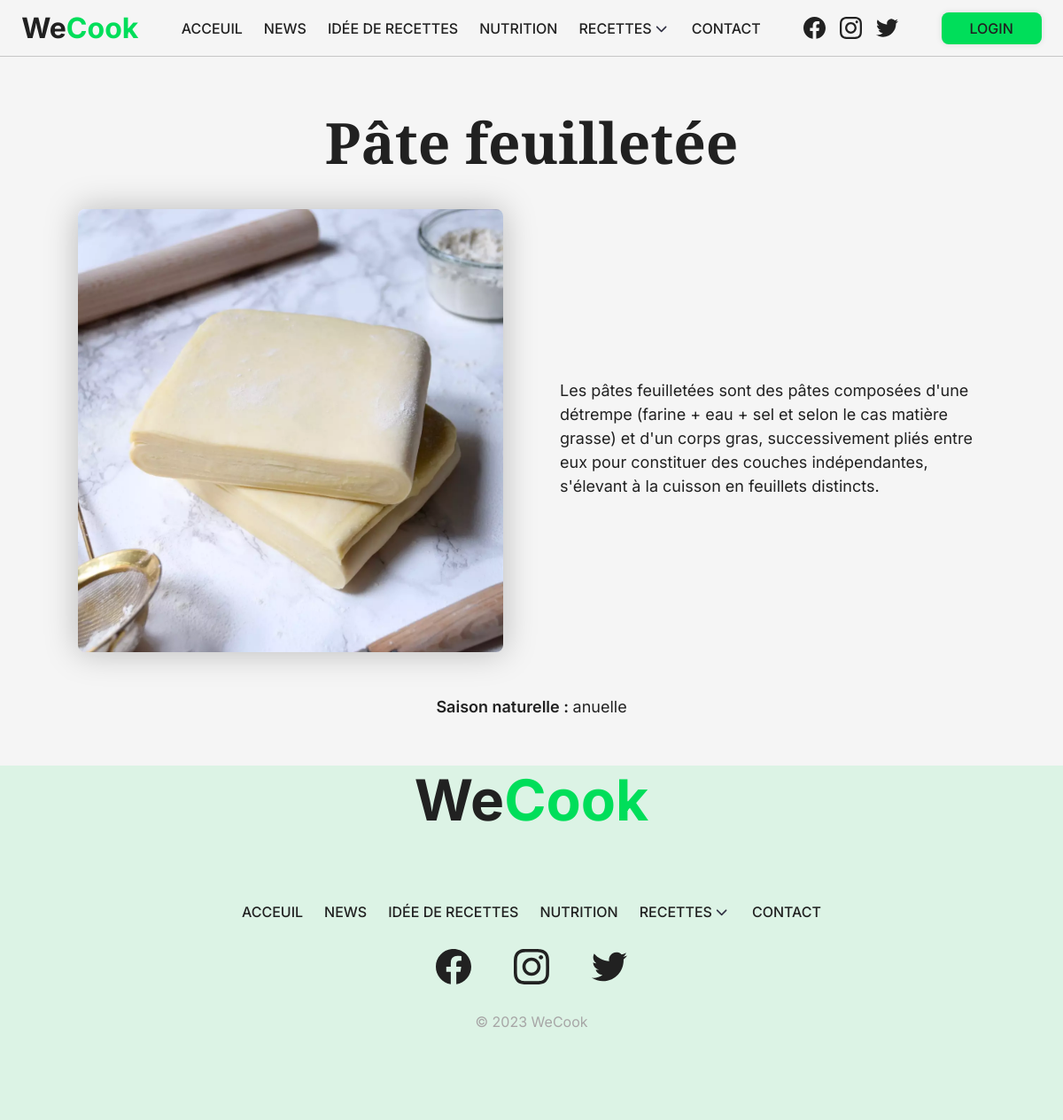
Screenshot of /public/ingredient/39 with the database file from the repository.
### tables this page shows
CREATE TABLE `Ingredient` (
  `id` int(11) NOT NULL,
  `nom` text NOT NULL,
  `description` text NOT NULL,
  `image` text NOT NULL,
  `saison` text NOT NULL
);

### app/controllers/Ingredient.php (called while the page is built, shortened)
<?php
class Ingredient
{
    public function index()
    {
        $URL = $_GET['url'];
        $URL = explode("/", trim($URL, "/"));
        $id = $URL[1];
        $model = new IngredientModel;
        $data = $model->getById($id);
        $this->view("ingredient", $data);
    }
}

### app/core/App.php (called while the page is built, shortened)
<?php
require_once "Database.php";
class App
{
	private $method = 'index';
	public function splitURL()
	{
		$URL = $_GET['url'] ?? 'home';
		$URL = explode("/", trim($URL, "/"));
		return $URL;
	}
	public function loadController()
	{
		$URL = $this->splitURL();
		$filename = "../app/controllers/" . ucfirst($URL[0]) . ".php";
		if (file_exists($filename)) {
			unset($URL[0]);
		} else {
			$filename = "../app/controllers/_404.php";
			require $filename;
			$this->controller = "_404";
		}
		$controller = new $this->controller;
		call_user_func_array([$controller, $this->method], $URL);
	}
}

### public/index.php (called while the page is built, shortened)
<?php
$app = new App;
$app->loadController();

### app/core/Database.php (called while the page is built, shortened)
<?php
trait Database
{
	private function connect()
	{
		try {
			$string = "mysql:hostname=" . DBHOST . ";dbname=" . DBNAME;
			$con = new PDO($string, DBUSER, DBPASS);
		} catch (PDOException $e) {
			echo 'Échec de la connexion : ' . $e->getMessage();
			$con = null;
		}
		return $con;
	}
	public function get_row($query, $data = [])
	{
		$con = $this->connect();
		$stm = $con->prepare($query);
		$check = $stm->execute($data);
		if ($check) {
			$result = $stm->fetchAll(PDO::FETCH_OBJ);
			if (is_array($result) && count($result)) {
				return $result[0];
			}
		}
		return false;
	}
}

### app/core/Model.php (called while the page is built, shortened)
<?php
trait Model
{
	public function getById($id)
	{
		$query = "select * from $this->table where id = :id";
		$data = array("id" => $id);
		return $this->get_row($query, $data);
	}
}

### app/views/ingredient.view.php (the view)
<?php
require_once "shared/mainLayout.php";
require_once "shared/main.php";
class IngredientView
{
    private $data;
    public function __construct($data)
    {
        $this->data = $data;
    }
    public function display()
    {
        $main = new MainLayout();
        function content($data)
        {
?>
            <div class="ingredient-page">
                <h1>
                    <?php echo $data->nom; ?>
                </h1>
                <div class="ing-head">
                    <img src="<?php echo $data->image; ?>" alt="">
                    <p>
                        <?php echo $data->description; ?>
                    </p>
                </div>
                <p class="season"><span>
                        Saison naturelle :
                    </span> <?php if ($data->saison == "") {
                                echo "Disponible tout le temps";
                            } else {
                                echo $data->saison;
                            }
                            ?></p>
            </div>
<?php
        };
        $pass = $this->data;
        $main->displayLayout($this->data->nom, function () use ($pass) {
            return
                content($pass);
        });
    }
}

### public/assets/css/style.css (style rules this page uses)
* { margin: 0; padding: 0; box-sizing: border-box; font-family: "Inter", sans-serif; -webkit-user-drag: none; color: rgb(var(--dark)); }
body { overflow-x: hidden; background-color: rgb(var(--bg)); }
.ingredient-page { width: 100vw; min-height: 100vh; display: flex; flex-direction: column; align-items: center; justify-content: center; gap: 32px; }
.ingredient-page h1 { font-family: "Playfair Display", serif; font-size: 64px; }
.ingredient-page img { width: 40vw; height: 500px; object-fit: cover; border-radius: 8px; margin-bottom: 16px; box-shadow: 0px 0px 37px 0px rgba(0, 0, 0, 0.25); -webkit-box-shadow: 0px 0px 37px 0px rgba(0, 0, 0, 0.25); -moz-box-shadow: 0px 0px 37px 0px rgba(0, 0, 0, 0.25); }
.ingredient-page p { width: 40vw; font-size: 18px; line-height: 1.5; }
.ing-head { display: flex; align-items: center; justify-content: center; gap: 64px; }
.season { text-align: center; }
.season span { font-size: 18px; font-weight: 600; }

### rows the page displays
ingredient: nom "Pâte feuilletée", image (picture), description "Les pâtes feuilletées sont des pâtes composées d'une détrempe (farine + eau + sel et selon le cas matière grasse) et d'un corps gras, successivement pliés entre eux pour constituer des couches indépendantes, s'élevant à la cuisson en feuillets distincts.", saison "anuelle"
